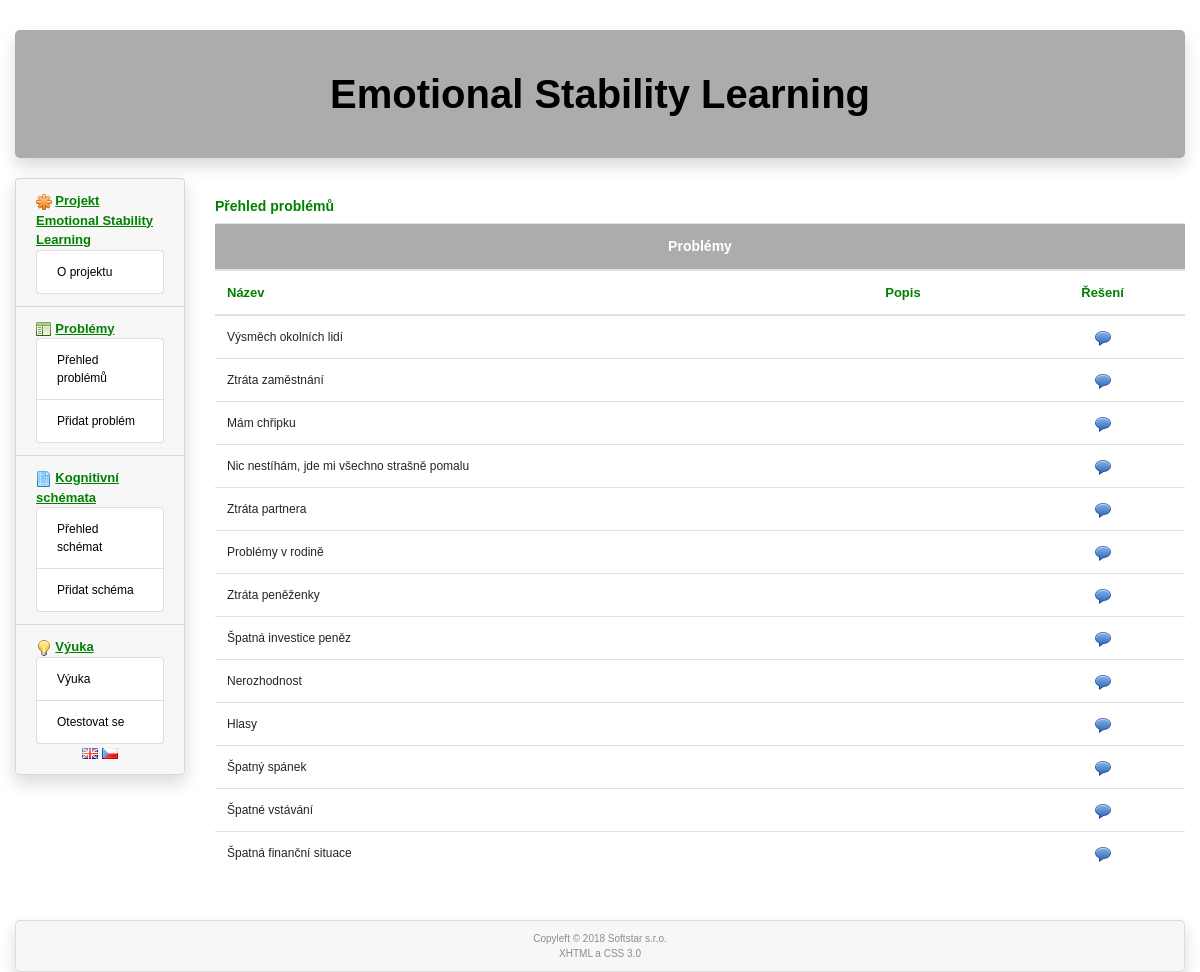
Screenshot of /cs/problem-overview with the database file from the repository.
### tables this page shows
CREATE TABLE `problem` (
  `id` int(11) NOT NULL,
  `id_lang` int(11) NOT NULL,
  `name` varchar(60) NOT NULL,
  `description` text,
  `deleted` int(1) NOT NULL DEFAULT '0'
);

### www/administrator/includes/index.php (called while the page is built, shortened)
<?php
  $uri = array($_SERVER['REQUEST_URI']);
  $tmp = preg_split("/\//", $uri[0]);
  $lang = $tmp[1];
  $router = RouterController::getInstance();
  $router->ctrMain(array($_SERVER['REQUEST_URI']));
  $router->showView();
?>

### www/administrator/includes/controllers/ProblemOverviewController.php (called while the page is built, shortened)
<?php
class ProblemOverviewController extends Controller
{
  public function ctrMain($parameters)
  {
    $problemModel = new ProblemModel();
    $problems = $problemModel->selectAll();
  }
}
?>

### www/administrator/models/DbModel.php (called while the page is built, shortened)
<?php
  class DbModel extends cdb
  {
    static private $instance = null;
    static function getInstance()
    {
      if (self::$instance == null)
      {
        self::$instance = new DbModel();
      }
      return self::$instance;
    }
    function selectOne($table, array $keys)
    {
      $query = "select * from $table where";
      $i = 0;
      foreach($keys as $name => $value)
      {
        if ($i)
        {
          $query .= " and $name=$value";
        }
        else
        {
          $query .= " $name=$value";
          $i = 1;
        }
      }
      $query .= ";";
      if (!$this->query($query))
      {
        RouterController::getInstance()->setError("DbModel::selectOne():".$this->get_error().'<br /><br />'.$query.'<br />');
      }
      $arr = $this->get_array();
      return $arr;
    }
    function selectArray(array $tables, array $collums, array $keys, $order = '')
    {
      $query = "select ";
      $i = 0;
      foreach($collums as $collum)
      {
        if ($i)
        {
          $query .= ", $collum";
        }
        else
        {
          $query .= "$collum";
          $i = 1;
        }
      }
      $query .= " from ";
      $i = 0;
      foreach($tables as $table)
      {
        if ($i)
        {
          $query .= ", $table";
        }
        else
        {
          $query .= "$table";
          $i = 1;
        }
      }
      if (!empty($keys))
      {
        $query .= " where";
        $i = 0;
        foreach($keys as $name => $value)
        {
          if ($i)
          {
            $query .= " and $name=$value";
          }
          else
          {
            $query .= " $name=$value";
            $i = 1;
          }
        }
      }
      if ($order != '') {
        $query .= " order by $order;";
      }
      else
      {
        $query .= ';';
      }
      if (!$this->query($query))
      {
        RouterController::getInstance()->setError('DbModel::selectArray():'.$this->get_error().'<br /><br />'.$query.'<br />');
      }
      else
      {
        $i = 0;
        while ($item=$this->get_array())
        {
          if (!empty($item))
          {
            $arr[$i] = $item;
            $i++;
          }
        }
      }
      return $arr;
    }
  }
?>

### www/administrator/models/ProblemModel.php (called while the page is built, shortened)
<?php
class ProblemModel
{
    public function selectAll()
    {
        global $lang;
        $db = DbModel::getInstance();
        $langModel = new LanguagesModel();
        $language = $langModel->selectByTextId("'".htmlspecialchars($lang, ENT_QUOTES)."'");
        $problems = $db->selectArray(array ('problem'), array ('*'), array ('id_lang' => $language['id']), 'id asc');
        return $problems;
    }
}
?>

### www/administrator/models/LanguagesModel.php (called while the page is built, shortened)
<?php
class LanguagesModel
{
  public function selectByTextId($id)
  {
      $db = DbModel::getInstance();
      $language = $db->selectOne('languages', array ('text_id' => $id));
      return $language;
  }
}
?>

### www/administrator/models/cdb.php (called while the page is built, shortened)
<?php
class cdb {
  private $data, $querystring, $error, $conn;
  public $server, $user, $password, $db_name;
  function __construct()
  {
    require("./administrator/cfg/sql.php");
    $this->conn = null;
  }
  function connect() {
    $options=array(
      PDO::ATTR_ERRMODE => PDO::ERRMODE_EXCEPTION,
      PDO::MYSQL_ATTR_INIT_COMMAND => "SET NAMES utf8"
      );
    try {
            $this->conn = @new PDO("mysql:host=".$this->server.";dbname=".$this->db_name, $this->user, $this->password, $options);
    } catch (PDOException $e) {
        $error = 'DB connection failed: ' . $e->getMessage();
    }
    return(1);
  }
  function query($dotaz) {
    $error = '';
    try {
      $this->data=$this->conn->prepare($dotaz);
    } catch (PDOException $e) {
      $error = 'Preparation of query failed: ' . $e->getMessage();
      $this->data=null;
    }
    $result2 = 0;
    if ($error == '')
    {
      try {
          $result2 = $this->data->execute();
      } catch (PDOException $e) {
          $error = 'Execution of query failed: ' . $e->getMessage();
          $this->data=null;
      }
    }
    else
    {
      $this->error = $error;
      $result2 = false;
    }
    if ($result2) { return 1; }
    else  {return 0;}
  }
  function get_array() {
    $arr = array();
    if ($this->data) $arr = $this->data->fetch(PDO::FETCH_ASSOC);
    if (!empty($arr)) {return ($arr); }
    else { return 0; }
  }
};
?>

### www/administrator/cfg/sql.php (called while the page is built)
<?php
  $this->server='localhost';
  $this->user='emotions';
  $this->password='3M0710n5@#';
  $this->db_name='emotions';
?>

### www/administrator/includes/controllers/RouterController.php (called while the page is built, shortened)
<?php
class RouterController extends Controller
{
  protected $controller;
  private function camelNotation($text)
  {
    $sentence = str_replace('-', ' ', $text);
    $sentence = ucwords($sentence);
    $sentence = str_replace(' ', '', $sentence);
    return $sentence;
  }
  private function parseURL($url)
  {
    $parsedURL = parse_url($url);
    $parsedURL["path"] = ltrim($parsedURL["path"], "/");
    $parsedURL["path"] = trim($parsedURL["path"]);
    $divPath = explode("/", $parsedURL["path"]);
    return $divPath;
  }
  public function ctrMain($parameters)
  {
      $parsedURL = $this->parseURL($parameters[0]);
      global $expressions, $lang;
      $tmp = array_shift($parsedURL);
    if (empty($parsedURL[0]))
    {
      $this->controller = new HomePageController();
    }
    else
    {
      $view = array_shift($parsedURL);
      $controllerClass = $this->camelNotation($view) . 'Controller';
      if (file_exists('./administrator/includes/controllers/' . $controllerClass . '.php'))
      {
        if ($view == 'error')
        {
          $this->controller = new $controllerClass('');
        }
        else
        {
          $this->controller = new $controllerClass;
        }
      }
      else
      {
        $this->controller= new ErrorController($expressions['Error 404: page not found']);
      }
    }
    $this->controller->ctrMain($parsedURL);
  }
}
?>

### www/administrator/includes/views/problemOverview.phtml (the view)
<?php global $expressions, $lang; ?>
        <div class="col-sm-10">
          <h4><?=$expressions['Problems overview']?></h4>
          <?php
            $num=count($problems);
            if (!$num) {
          ?>
          <div class="message"><?=$expressions['There are not saved any problems']?></div>
          <?php
            } else {
          ?>
          <div class="table-responsive">
            <table class="table table-hover">
              <thead>
                <tr><th colspan="3" class="caption text-center"><?=$expressions['Problems']?></th></tr>
                <tr><th><?=$expressions['Name']?></th><th><?=$expressions['Description']?></th><th class="text-center"><?=$expressions['Solutions']?></th></tr>
              </thead>
              <tbody>
            <?php
              foreach ($problems as $problem) {
                if (!$problem['deleted']) {
            ?>
                   <tr>
                    <td><?php echo($problem['name']); ?></td>
                    <td><?php echo($problem['description']); ?></td>
                    <td class="text-center"><?php echo("<a href=\"http://".$this->siteName."/".$lang."/answer-overview/".$problem['id']."\">"); ?><img src="http://<?=$this->siteName?>/administrator/icons/comment.png" width="16" height="16" alt="answers"/></a></td>
                    </tr>
                <?php
                }
              } ?>
              </tbody>
            </table>
          </div>
      <?php }
          ?>
        </div>

### www/css/style.css (style rules this page uses)
body { font-family: 'Helvetica CE','Arial CE',sans-serif; font-size: 12px; }
h4 { font-size: 14px; font-weight: bold; color: green; margin-top: 20px; }
table thead tr th.caption { font-weight: bold; background-color: #acacac; color:white; font-size:14px; }
thead { font-size: 13px; font-weight: bold; color: green; }
td a { text-decoration: none; color: black; }
a { text-decoration: none; color: black; }
td { font-size: 12px!important; }

### rows the page displays
problem: name "Výsměch okolních lidí", deleted 0 (drawn)
problem: name "Ztráta zaměstnání", deleted 0 (drawn)
problem: name "Mám chřipku", deleted 0 (drawn)
problem: name "Nic nestíhám, jde mi všechno strašně pomalu", deleted 0 (drawn)
problem: name "Ztráta partnera", deleted 0 (drawn)
problem: name "Problémy v rodině", deleted 0 (drawn)
problem: name "Ztráta peněženky", deleted 0 (drawn)
problem: name "Špatná investice peněz", deleted 0 (drawn)
problem: name "Nerozhodnost", deleted 0 (drawn)
problem: name "Hlasy", deleted 0 (drawn)
problem: name "Špatný spánek", deleted 0 (drawn)
problem: name "Špatné vstávání", deleted 0 (drawn)
problem: name "Špatná finanční situace", deleted 0 (drawn)

### other values shown
$expressions['Project'] "Projekt"
$expressions['About project'] "O projektu"
$expressions['Problems'] "Problémy"
$expressions['Problems overview'] "Přehled problémů"
$expressions['Add problem'] "Přidat problém"
$expressions['Cognitive schemas'] "Kognitivní schémata"
$expressions['Schemas overview'] "Přehled schémat"
$expressions['Add schema'] "Přidat schéma"
$expressions['Learning'] "Výuka"
$expressions['Test yourselves'] "Otestovat se"
$expressions['Name'] "Název"
$expressions['Description'] "Popis"
$expressions['Solutions'] "Řešení"
